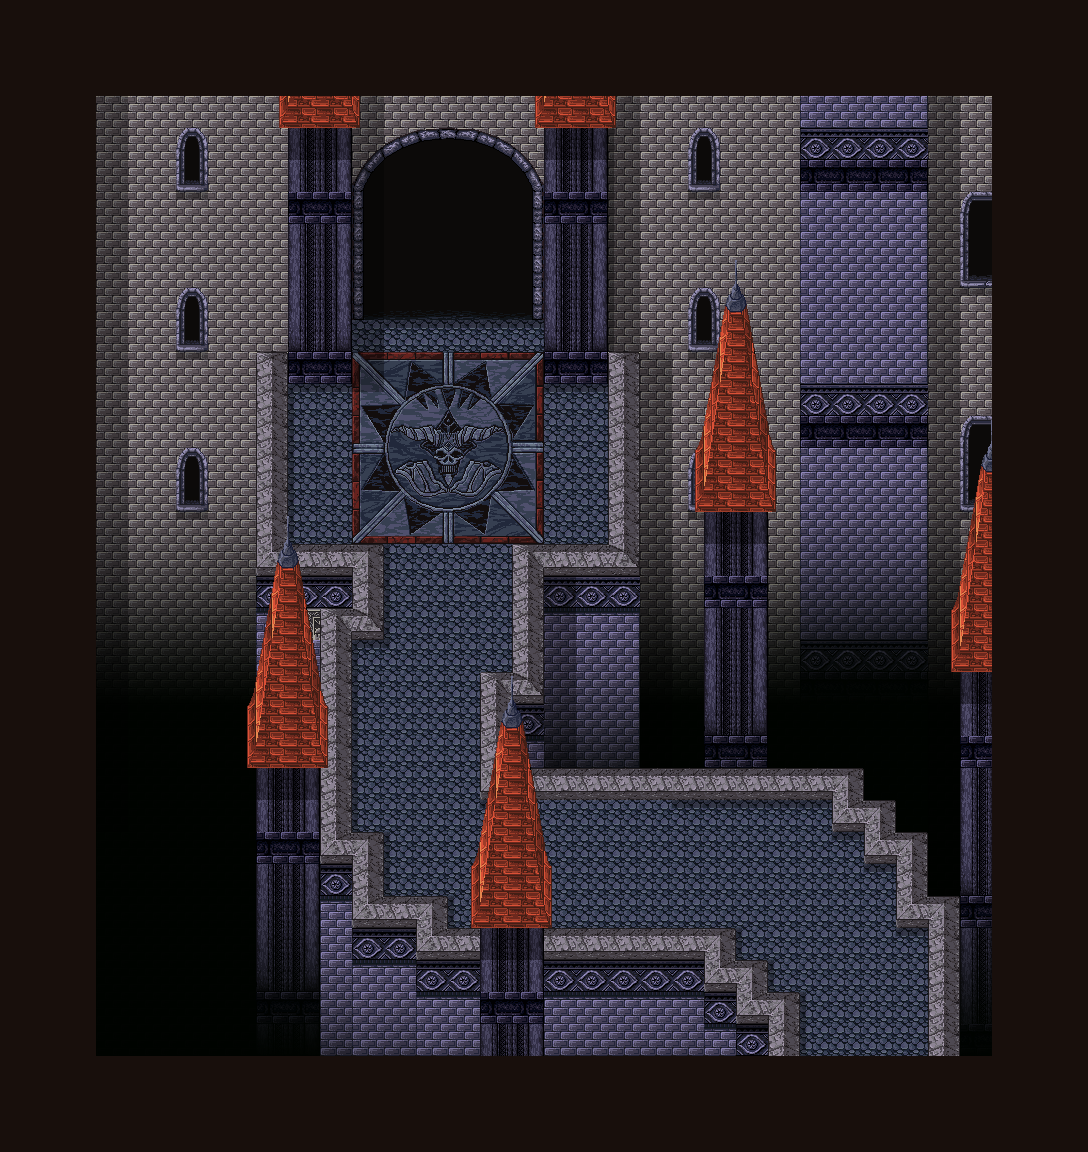

Tiled map render using the project's own tile images. Description and the map definition, with tile-layer contents summarised, below:
An orthogonal 34x36 tile map with 32x32 px tiles, 9 tile layers (wall, road, objects-1, shadow-1, ...).

<map version="1.10" tiledversion="1.10.1" orientation="orthogonal" renderorder="right-down" width="34" height="36" tilewidth="32" tileheight="32" infinite="0" nextlayerid="18" nextobjectid="1">
  <tileset firstgid="1" source="../39,40_tsx/39,40_maptip.tsx" />
  <layer id="10" name="wall" width="34" height="36">
    <data>[1224 cells, 958 non-empty, 17 distinct tile ids]</data>
  </layer>
  <layer id="8" name="road" width="34" height="36">
    <data>[1224 cells, 271 non-empty, 37 distinct tile ids]</data>
  </layer>
  <layer id="11" name="objects-1" width="34" height="36">
    <data>[1224 cells, 179 non-empty, 51 distinct tile ids]</data>
  </layer>
  <layer id="14" name="shadow-1" width="34" height="36">
    <data>[1224 cells, 461 non-empty, 19 distinct tile ids]</data>
  </layer>
  <layer id="16" name="chara" width="34" height="36">
    <data>[1224 cells, 0 non-empty, 0 distinct tile ids]</data>
  </layer>
  <layer id="13" name="objects" width="34" height="36">
    <data>[1224 cells, 113 non-empty, 9 distinct tile ids]</data>
  </layer>
  <layer id="15" name="shadow-2" width="34" height="36">
    <data>[1224 cells, 157 non-empty, 16 distinct tile ids]</data>
  </layer>
  <layer id="12" name="roof" width="34" height="36">
    <data>[1224 cells, 138 non-empty, 27 distinct tile ids]</data>
  </layer>
  <layer id="9" name="frame" width="34" height="36">
    <data>[1224 cells, 384 non-empty, 1 distinct tile ids]</data>
  </layer>
</map>
